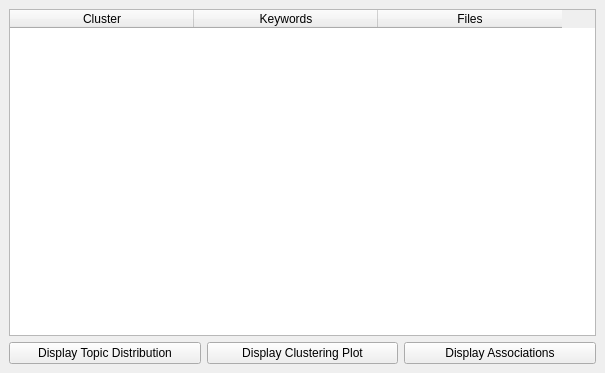
<?xml version="1.0" encoding="UTF-8"?>
<ui version="4.0">
 <class>MainWindow</class>
 <widget class="QMainWindow" name="MainWindow">
  <property name="geometry">
   <rect>
    <x>0</x>
    <y>0</y>
    <width>605</width>
    <height>373</height>
   </rect>
  </property>
  <property name="windowTitle">
   <string>MainWindow</string>
  </property>
  <widget class="QWidget" name="centralwidget">
   <layout class="QVBoxLayout" name="verticalLayout">
    <item>
     <widget class="QTableWidget" name="TW_Table">
      <property name="horizontalScrollBarPolicy">
       <enum>Qt::ScrollBarAlwaysOff</enum>
      </property>
      <attribute name="horizontalHeaderDefaultSectionSize">
       <number>184</number>
      </attribute>
      <column>
       <property name="text">
        <string>Cluster</string>
       </property>
      </column>
      <column>
       <property name="text">
        <string>Keywords</string>
       </property>
      </column>
      <column>
       <property name="text">
        <string>Files</string>
       </property>
      </column>
     </widget>
    </item>
    <item>
     <layout class="QHBoxLayout" name="horizontalLayout">
      <item>
       <widget class="QPushButton" name="PB_td">
        <property name="text">
         <string>Display Topic Distribution</string>
        </property>
       </widget>
      </item>
      <item>
       <widget class="QPushButton" name="PB_cp">
        <property name="text">
         <string>Display Clustering Plot</string>
        </property>
       </widget>
      </item>
      <item>
       <widget class="QPushButton" name="PB_as">
        <property name="text">
         <string>Display Associations</string>
        </property>
       </widget>
      </item>
     </layout>
    </item>
   </layout>
  </widget>
  <widget class="QMenuBar" name="menubar">
   <property name="geometry">
    <rect>
     <x>0</x>
     <y>0</y>
     <width>605</width>
     <height>23</height>
    </rect>
   </property>
  </widget>
 </widget>
 <resources/>
 <connections/>
</ui>
